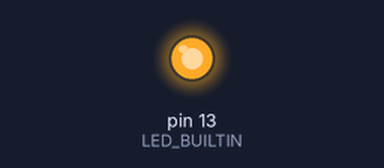
A sketch run on a simulated Arduino Uno, built with avr-gcc and run on an emulated ATmega328P. On the bench: output pins drawn as LEDs (lit = HIGH).

Above: at 0.2 s.
At 31.2 s:
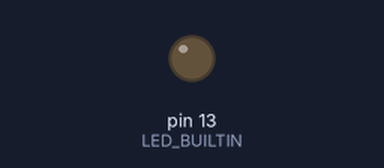
Timing chart, 0 to 36.4 s (numbered marks = the images above):
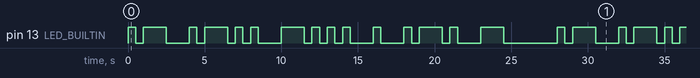

The sketch:

Functional_programming_1_int.ino
```cpp
//This program displays my name (Albert) in Morse code in the built-in LED of the Arduino.
//This code is based on two functions: morseDot and morseDash.
//First this program sets the output, then it goes to the loop, where I have placed the functions in the correct order, which represents my name in Morse code.


int dotDuration = 500;

void setup() {
  // put your setup code here, to run once:
pinMode (13, OUTPUT);
}

void loop() {
  // put your main code here, to run repeatedly:
//A
morseDot();
morseDash();
delay(dotDuration*2);
//L
morseDot();
morseDash();
morseDot();
morseDot();
delay(dotDuration*2);
//B
morseDash();
morseDot();
morseDot();
morseDot();
delay(dotDuration*2);
//E
morseDot();
delay(dotDuration*2);
//R
morseDot();
morseDash();
morseDot();
delay(dotDuration*2);
//T
morseDash();
delay(dotDuration*6);
}

void morseDot(){
  digitalWrite (LED_BUILTIN, 1);
delay (dotDuration);
digitalWrite (LED_BUILTIN, 0);
delay(dotDuration);
}

void morseDash(){
  digitalWrite (LED_BUILTIN, 1);
delay (dotDuration*3);
digitalWrite (LED_BUILTIN, 0);
delay(dotDuration);
}
```

Measured:
- by itself, pin 13 (LED_BUILTIN): moves between LOW and HIGH, repeating every 28.0 s
- by itself, everything shown: repeats every 28.0 s, in 30 steps
